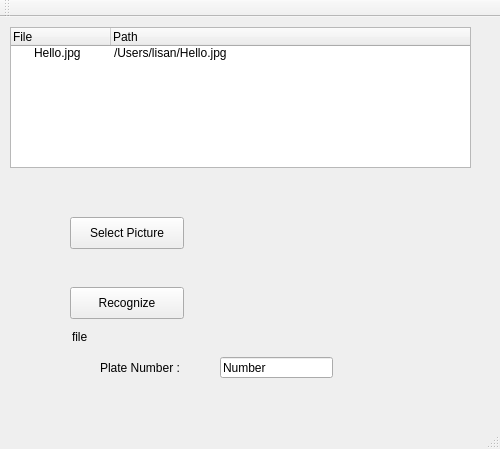
<?xml version="1.0" encoding="UTF-8"?>
<ui version="4.0">
 <class>MainWindow</class>
 <widget class="QMainWindow" name="MainWindow">
  <property name="geometry">
   <rect>
    <x>0</x>
    <y>0</y>
    <width>500</width>
    <height>449</height>
   </rect>
  </property>
  <property name="minimumSize">
   <size>
    <width>500</width>
    <height>449</height>
   </size>
  </property>
  <property name="maximumSize">
   <size>
    <width>500</width>
    <height>449</height>
   </size>
  </property>
  <property name="windowTitle">
   <string>MainWindow</string>
  </property>
  <widget class="QWidget" name="centralWidget">
   <widget class="QTreeWidget" name="treeWidget">
    <property name="geometry">
     <rect>
      <x>10</x>
      <y>10</y>
      <width>461</width>
      <height>141</height>
     </rect>
    </property>
    <column>
     <property name="text">
      <string>File</string>
     </property>
    </column>
    <column>
     <property name="text">
      <string>Path</string>
     </property>
    </column>
    <item>
     <property name="text">
      <string>Hello.jpg</string>
     </property>
     <property name="text">
      <string>/Users/lisan/Hello.jpg</string>
     </property>
    </item>
   </widget>
   <widget class="QPushButton" name="pushButton">
    <property name="geometry">
     <rect>
      <x>70</x>
      <y>200</y>
      <width>114</width>
      <height>32</height>
     </rect>
    </property>
    <property name="text">
     <string>Select Picture</string>
    </property>
   </widget>
   <widget class="QPushButton" name="pushButton_2">
    <property name="geometry">
     <rect>
      <x>70</x>
      <y>270</y>
      <width>114</width>
      <height>32</height>
     </rect>
    </property>
    <property name="text">
     <string>Recognize</string>
    </property>
   </widget>
   <widget class="QLineEdit" name="lineEdit">
    <property name="geometry">
     <rect>
      <x>220</x>
      <y>340</y>
      <width>113</width>
      <height>21</height>
     </rect>
    </property>
    <property name="text">
     <string>Number</string>
    </property>
   </widget>
   <widget class="QLabel" name="label">
    <property name="geometry">
     <rect>
      <x>100</x>
      <y>340</y>
      <width>111</width>
      <height>21</height>
     </rect>
    </property>
    <property name="text">
     <string>Plate Number :</string>
    </property>
   </widget>
   <widget class="QLabel" name="label_2">
    <property name="geometry">
     <rect>
      <x>200</x>
      <y>160</y>
      <width>241</width>
      <height>101</height>
     </rect>
    </property>
    <property name="text">
     <string/>
    </property>
    <property name="scaledContents">
     <bool>true</bool>
    </property>
   </widget>
   <widget class="QLabel" name="label_3">
    <property name="geometry">
     <rect>
      <x>72</x>
      <y>310</y>
      <width>351</width>
      <height>20</height>
     </rect>
    </property>
    <property name="text">
     <string>file</string>
    </property>
   </widget>
  </widget>
  <widget class="QMenuBar" name="menuBar">
   <property name="geometry">
    <rect>
     <x>0</x>
     <y>0</y>
     <width>500</width>
     <height>26</height>
    </rect>
   </property>
  </widget>
  <widget class="QToolBar" name="mainToolBar">
   <attribute name="toolBarArea">
    <enum>TopToolBarArea</enum>
   </attribute>
   <attribute name="toolBarBreak">
    <bool>false</bool>
   </attribute>
  </widget>
  <widget class="QStatusBar" name="statusBar"/>
 </widget>
 <layoutdefault spacing="6" margin="11"/>
 <resources/>
 <connections>
  <connection>
   <sender>pushButton</sender>
   <signal>clicked()</signal>
   <receiver>label_2</receiver>
   <slot>show()</slot>
   <hints>
    <hint type="sourcelabel">
     <x>105</x>
     <y>248</y>
    </hint>
    <hint type="destinationlabel">
     <x>281</x>
     <y>260</y>
    </hint>
   </hints>
  </connection>
 </connections>
</ui>
